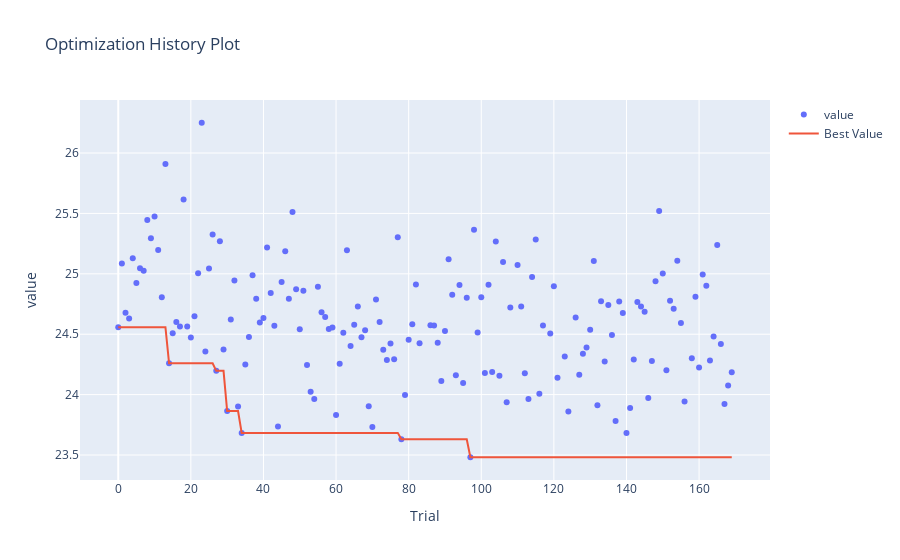

The code cell stored with this chart in its notebook:
### Markdown cell above
View optimization history:

### Code cell
plot_optimization_history(study)

### Figure 1 — Plotly figure (JSON) as saved in the notebook; plotly's stock layout.template omitted (floating-point values rounded to 4 significant figures; data arrays with more than 128 entries replaced by an {"elided": "..."} marker saying what was removed)
{"data": [{"hoverinfo": "text", "hovertemplate": "%{hovertext}<extra></extra>", "hovertext": {"elided": "163 str values"}, "mode": "markers", "name": "value", "type": "scatter", "x": {"elided": "163 int values"}, "y": {"elided": "163 float values"}}, {"mode": "lines", "name": "Best Value", "type": "scatter", "x": {"elided": "170 int values"}, "y": {"elided": "170 float values"}}, {"marker": {"color": "#cccccc"}, "mode": "markers", "name": "Infeasible Trial", "showlegend": false, "type": "scatter", "x": [], "y": []}], "layout": {"title": {"text": "Optimization History Plot"}, "xaxis": {"title": {"text": "Trial"}}, "yaxis": {"title": {"text": "value"}}}}
